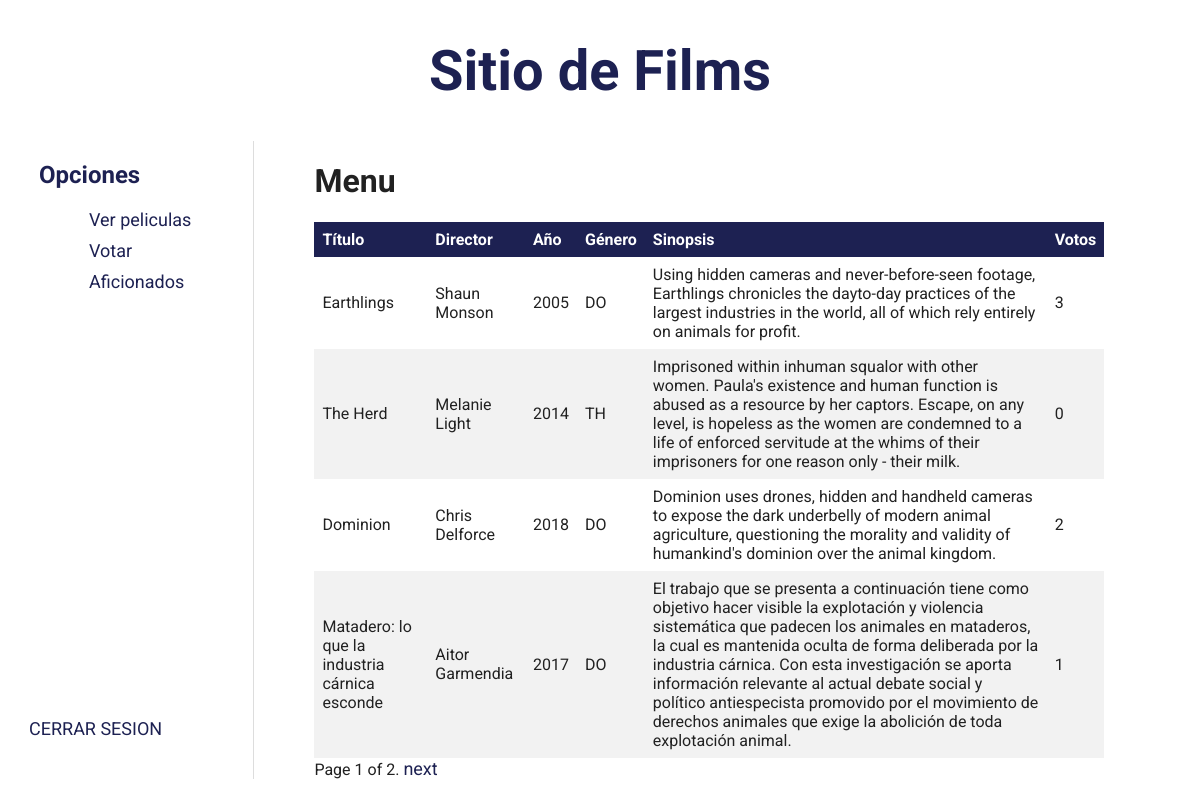
The page /verPelis on the database as committed earlier.
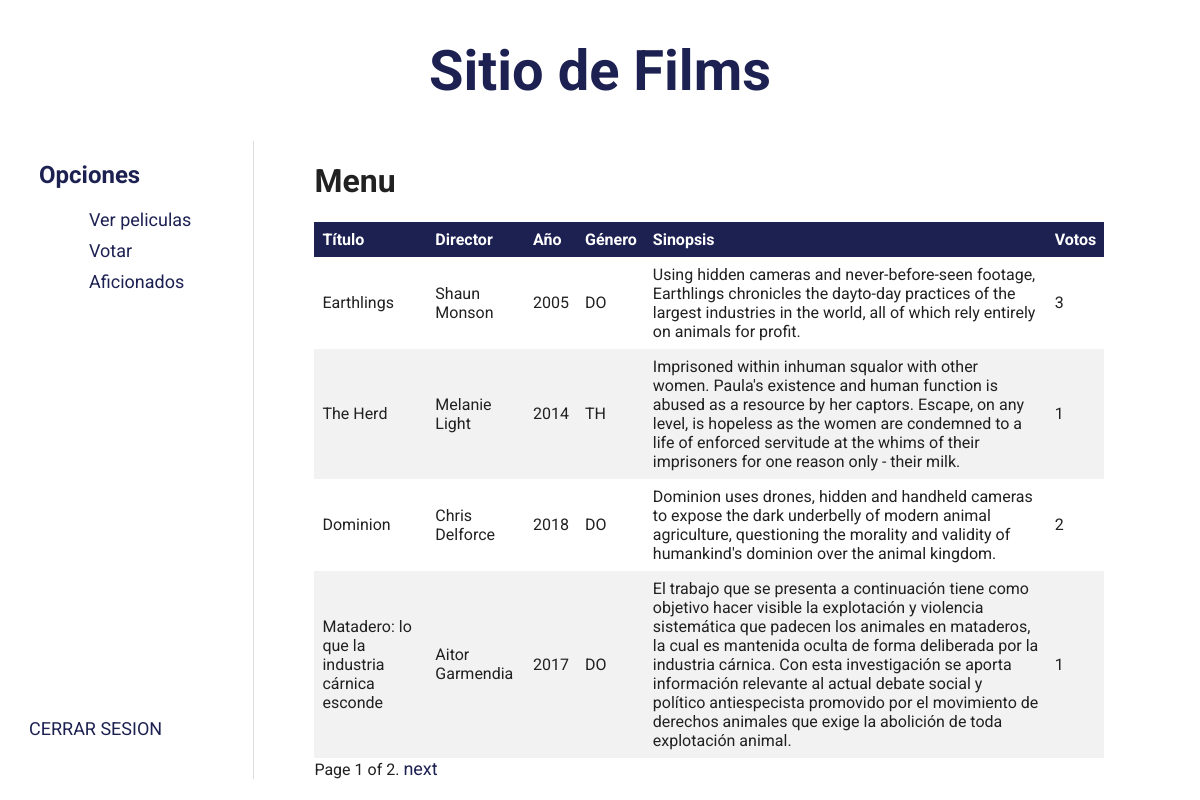
The same page on the database as committed later.
### films/models.py (models this page shows, shortened)
class Filma(models.Model):
    izenburua = models.CharField(max_length=255)
    zuzendaria = models.CharField(max_length=255)
    urtea = models.CharField(max_length=4)
    generoa = models.CharField(max_length=2)
    sinopsia = models.TextField()
    bozkak = models.IntegerField(default=0)

### films/views.py (the view)
# urls.py: url(r'^verPelis', films.views.verPelis, name='verPelis'),
def verPelis(request):
    objetos = Filma.objects.all()
    paginator = Paginator(objetos, 4)
    page = request.GET.get('page')
    try:
        objetos_por_pagina = paginator.page(page)
    except PageNotAnInteger:
        objetos_por_pagina = paginator.page(1)
    except EmptyPage:
        objetos_por_pagina = paginator.page(paginator.num_pages)
    return render(request, 'films/verPelis.html', {'objetos_por_pagina': objetos_por_pagina})

### films/templates/films/verPelis.html (shortened to what this page needs)
{% extends 'films/index.html' %} {% block content %}
<h1>Menu</h1>
<table>
  <thead>
    <tr>
      <th>Título</th>
      <th>Director</th>
      <th>Año</th>
      <th>Género</th>
      <th>Sinopsis</th>
      <th>Votos</th>
    </tr>
  </thead>
  <tbody>
    {% for objeto in objetos_por_pagina %}
    <tr>
      <td>{{ objeto.izenburua }}</td>
      <td>{{ objeto.zuzendaria }}</td>
      <td>{{ objeto.urtea }}</td>
      <td>{{ objeto.generoa }}</td>
      <td>{{ objeto.sinopsia }}</td>
      <td>{{ objeto.bozkak }}</td>
    </tr>
    {% endfor %}
  </tbody>
</table>
<div class="pagination">
  <span class="step-links">
    <span class="current">
      Page {{ objetos_por_pagina.number }} of {{ objetos_por_pagina.paginator.num_pages }}.
    </span>
    {% if objetos_por_pagina.has_next %}
    <a href="?page={{ objetos_por_pagina.next_page_number }}">next</a>
    {% endif %}
  </span>
</div>
{% endblock %}

Rows that differ between the two databases and show on the page:
changed Filma "The Herd": bozkak "0" → "1"
